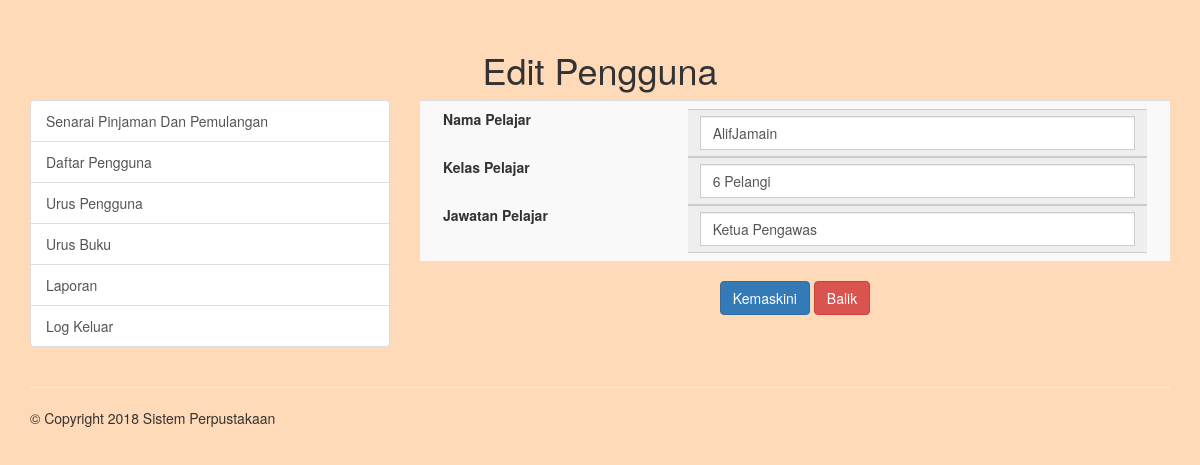
Screenshot of /admin/edit-pengguna.php?empid=1 (signed in) with the database file from the repository.
### tables this page shows
CREATE TABLE `tblpengguna` (
  `id` int(255) NOT NULL,
  `emel_pengguna` varchar(255) NOT NULL,
  `katalaluan_pengguna` varchar(255) NOT NULL,
  `nama_pengguna` varchar(255) NOT NULL,
  `kelas_pengguna` varchar(255) NOT NULL,
  `jawatan_pengguna` varchar(255) NOT NULL,
  `Status` int(1) NOT NULL
);

### admin/edit-pengguna.php (the view, shortened to what this page needs)
<?php
include('includes/config.php');
if(strlen($_SESSION['alogin'])==0)
    {
header('location:index.php');
}
else{
    ?>
<!DOCTYPE html>
<html lang="en">
<head>
                <?php include "includes/header.php"; ?>
</head>
<body>
<div class="container">
            		<h1><center>Edit Pengguna</center></h1>
	<div class="row">
		<div class="col-xs-4">
            <?php include "includes/sidebar.php"; ?>
		</div>
		<div class="col-xs-8">
            <form method="post">
                    <table class="table table-striped">
              <tbody>
                 <tr>
                    <td colspan="1">
                           <?php
$eid=intval($_GET['empid']);
$sql = "SELECT * from  tblpengguna where id=:eid";
$query = $dbh -> prepare($sql);
$query -> bindParam(':eid',$eid, PDO::PARAM_STR);
$query->execute();
$results=$query->fetchAll(PDO::FETCH_OBJ);
if($query->rowCount() > 0)
{
foreach($results as $result)
{               ?>
                            <div class="form-group">
                                <label class="col-md-4 control-label">Nama Pelajar</label>
                                <div class="col-md-8 inputGroupContainer">
                                   <div class="input-group"><span class="input-group-addon"><input  id="nama_pengguna" name="nama_pengguna" class="form-control" required="true" value="<?php echo htmlentities($result->nama_pengguna);?>" type="text"></span></div>
                                </div>
                             </div>
                             <div class="form-group">
                                <label class="col-md-4 control-label">Kelas Pelajar</label>
                                <div class="col-md-8 inputGroupContainer">
                                   <div class="input-group"><span class="input-group-addon"><input  id="kelas_pengguna" name="kelas_pengguna" class="form-control" required="true" value="<?php echo htmlentities($result->kelas_pengguna);?>" type="text"></span></div>
                                </div>
                             </div>
                             <div class="form-group">
                                <label class="col-md-4 control-label">Jawatan Pelajar</label>
                                <div class="col-md-8 inputGroupContainer">
                                   <div class="input-group"><span class="input-group-addon"><input id="jawatan_pengguna" name="jawatan_pengguna" class="form-control" required="true" value="<?php echo htmlentities($result->jawatan_pengguna);?>" type="text"></span></div>
                                </div>
                             </div>
                    </td>
                 </tr>
              </tbody>
           </table>
                                        <?php }}?>
<center>                <button class="btn btn-primary" type="submit" name="update">Kemaskini</button>&nbsp;<a href='urus-pengguna.php' class='btn btn-danger'>Balik</a>
</center>
            </form>
		</div>
	</div>
	<hr>
	<div class="row">
		<div class="col-xs-12">
			<footer>
                <?php include "includes/footer.php"; ?>
			</footer>
		</div>
	</div>
</div>
</body>
</html>
<?php }?>

### admin/edit-pengguna.php (style rules this page uses)
body { padding-top: 30px; background-color: #FFDAB9; }

### rows the page displays
tblpengguna: nama_pengguna "AlifJamain", kelas_pengguna "6 Pelangi", jawatan_pengguna "Ketua Pengawas"
